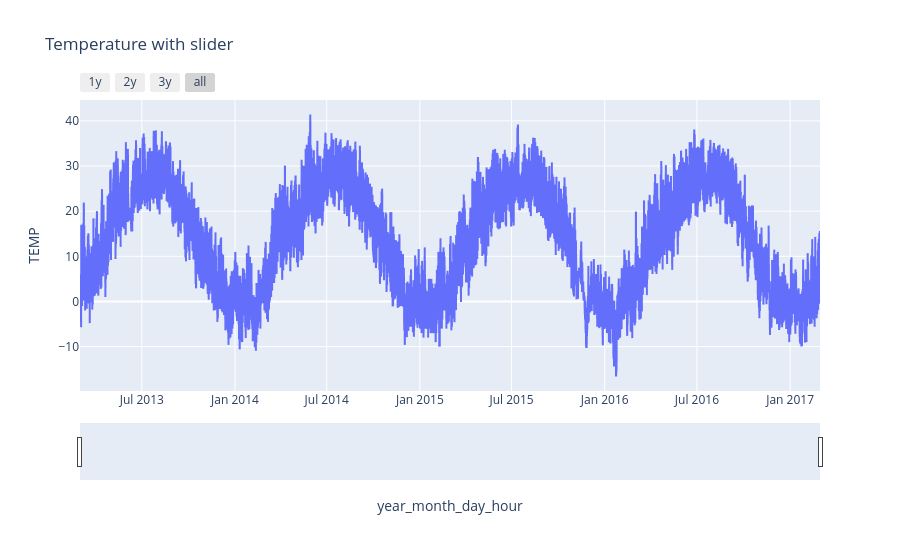

Notebook code for this chart:
### Code cell
import plotly.express as px
fig = px.line(aq_df_non_indexed, x= 'year_month_day_hour', y='TEMP', title= 'Temperature with slider')

fig.update_xaxes(
    rangeslider_visible=True,
    rangeselector=dict(
        buttons=list([dict(count=1, label='1y', step='year', stepmode='backward'),
                       dict(count=1, label='2y', step='year', stepmode='backward'),
                       dict(count=1, label='3y', step='year', stepmode='backward'),
                       dict(step='all')
                       ])
    )
)
fig.show()

### Figure 1 — Plotly figure (JSON) as saved in the notebook; plotly's stock layout.template omitted (floating-point values rounded to 4 significant figures; data arrays with more than 128 entries replaced by an {"elided": "..."} marker saying what was removed)
{"data": [{"hovertemplate": "year_month_day_hour=%{x}<br>TEMP=%{y}<extra></extra>", "legendgroup": "", "line": {"color": "#636efa", "dash": "solid"}, "marker": {"symbol": "circle"}, "mode": "lines", "name": "", "showlegend": false, "type": "scattergl", "x": {"elided": "35064 str values"}, "xaxis": "x", "y": {"elided": "35064 float values"}, "yaxis": "y"}], "layout": {"legend": {"tracegroupgap": 0}, "title": {"text": "Temperature with slider"}, "xaxis": {"anchor": "y", "domain": [0, 1], "rangeselector": {"buttons": [{"count": 1, "label": "1y", "step": "year", "stepmode": "backward"}, {"count": 1, "label": "2y", "step": "year", "stepmode": "backward"}, {"count": 1, "label": "3y", "step": "year", "stepmode": "backward"}, {"step": "all"}]}, "rangeslider": {"visible": true}, "title": {"text": "year_month_day_hour"}}, "yaxis": {"anchor": "x", "domain": [0, 1], "title": {"text": "TEMP"}}}}
